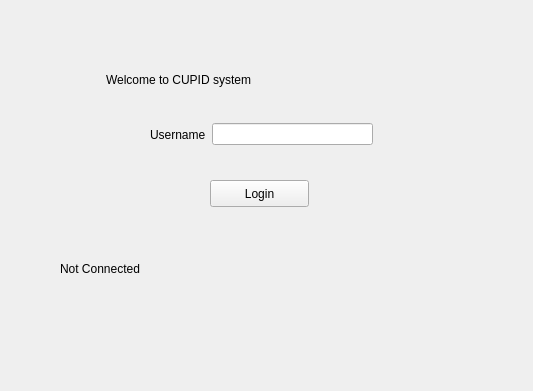
<?xml version="1.0" encoding="UTF-8"?>
<ui version="4.0">
 <class>Login</class>
 <widget class="QWidget" name="Login">
  <property name="geometry">
   <rect>
    <x>0</x>
    <y>0</y>
    <width>533</width>
    <height>391</height>
   </rect>
  </property>
  <property name="windowTitle">
   <string>CUPID Login</string>
  </property>
  <widget class="QLabel" name="label_status">
   <property name="geometry">
    <rect>
     <x>60</x>
     <y>260</y>
     <width>371</width>
     <height>17</height>
    </rect>
   </property>
   <property name="text">
    <string>Not Connected</string>
   </property>
  </widget>
  <widget class="QLabel" name="label">
   <property name="geometry">
    <rect>
     <x>106</x>
     <y>70</y>
     <width>181</width>
     <height>20</height>
    </rect>
   </property>
   <property name="text">
    <string>Welcome to CUPID system</string>
   </property>
  </widget>
  <widget class="QPushButton" name="login_2">
   <property name="geometry">
    <rect>
     <x>210</x>
     <y>180</y>
     <width>99</width>
     <height>27</height>
    </rect>
   </property>
   <property name="text">
    <string>Login</string>
   </property>
  </widget>
  <widget class="QWidget" name="layoutWidget">
   <property name="geometry">
    <rect>
     <x>150</x>
     <y>120</y>
     <width>223</width>
     <height>29</height>
    </rect>
   </property>
   <layout class="QHBoxLayout" name="horizontalLayout">
    <item>
     <widget class="QLabel" name="label_2">
      <property name="text">
       <string>Username</string>
      </property>
     </widget>
    </item>
    <item>
     <widget class="QLineEdit" name="username"/>
    </item>
   </layout>
  </widget>
 </widget>
 <resources/>
 <connections/>
</ui>
